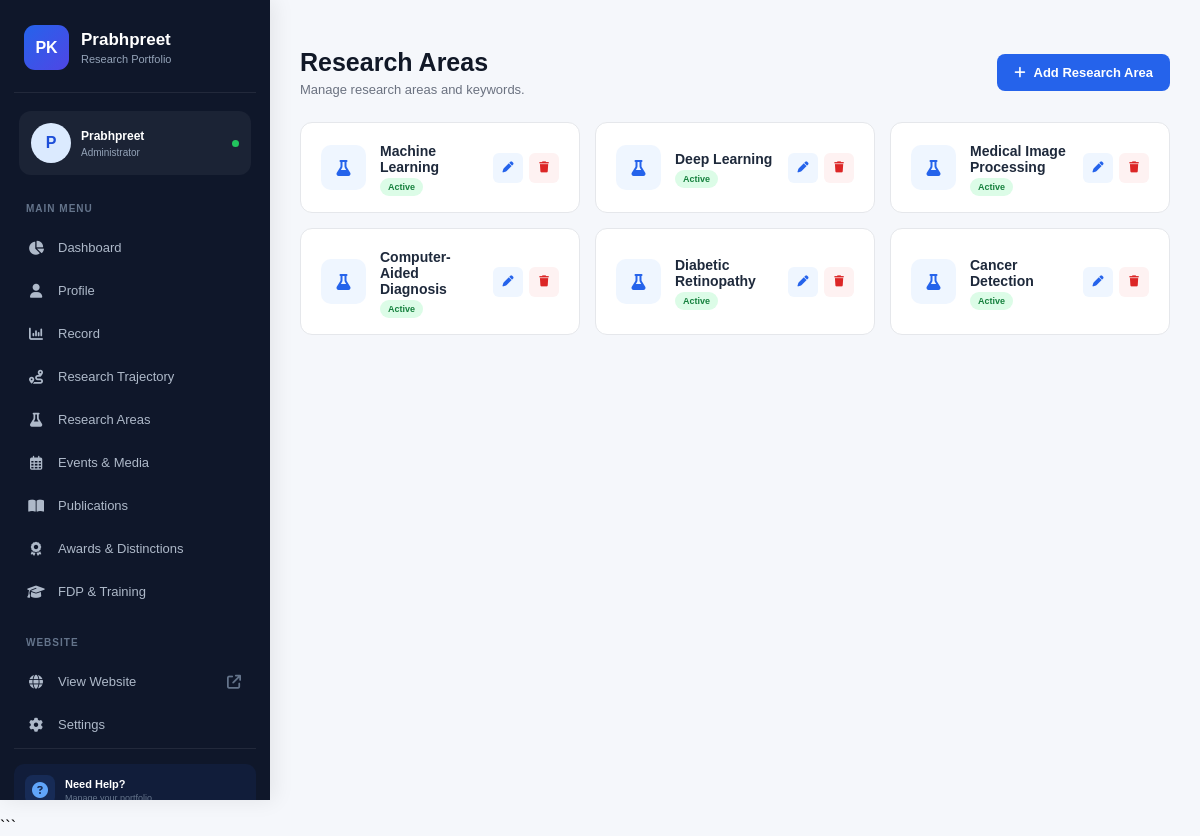
Screenshot of /research-areas/ with the database file from the repository.
### myapp/models.py (models this page shows, shortened)
class ResearchArea(models.Model):
    name = models.CharField(max_length=200)
    is_active = models.BooleanField(default=True)

### myapp/views.py (the view)
# urls.py: path('research-areas/', views.research_areas, name='research_areas'),
def research_areas(request):
    areas = ResearchArea.objects.all()
    return render(request, 'research_areas.html', {'areas': areas})

### templates/research_areas.html (shortened to what this page needs)
{% extends 'sidebar.html' %}
{% block content %}
<div class="page-header">
    <div>
        <h1>Research Areas</h1>
        <p>Manage research areas and keywords.</p>
    </div>
    <a href="{% url 'add_research_area' %}" class="add-btn"><i class="fa-solid fa-plus"></i> Add Research Area</a>
</div>
<div class="area-grid">
    {% for area in areas %}
    <div class="area-card">
        <div class="area-icon"><i class="fa-solid fa-flask"></i></div>
        <div class="area-content">
            <h3>{{ area.name }}</h3>
            {% if area.is_active %}
            <span class="status active">Active</span>
            {% else %}
            <span class="status inactive">Inactive</span>
            {% endif %}
        </div>
        <div class="actions">
            <a href="{% url 'edit_research_area' area.id %}" class="edit"><i class="fa-solid fa-pen"></i></a>
            <a href="{% url 'delete_research_area' area.id %}" class="delete"><i class="fa-solid fa-trash"></i></a>
        </div>
    </div>
    {% empty %}
    <div class="empty">No research areas found.</div>
    {% endfor %}
</div>
{% endblock %}

### templates/sidebar.html (style rules this page uses)
* { margin:0;padding:0;box-sizing:border-box }
body { font-family:Arial,sans-serif;background:#f5f7fb }

### templates/research_areas.html (style rules this page uses)
.page-header { display:flex;align-items:center;justify-content:space-between;margin-bottom:25px }
.page-header h1 { font-size:25px;color:#111827 }
.page-header p { font-size:13px;color:#6b7280;margin-top:5px }
.add-btn { display:inline-flex;align-items:center;gap:8px;background:#2563eb;color:#fff;padding:11px 17px;border-radius:8px;text-decoration:none;font-size:13px;font-weight:600 }
.area-grid { display:grid;grid-template-columns:repeat(3,1fr);gap:15px }
.area-card { background:#fff;border:1px solid #e5e7eb;border-radius:12px;padding:20px;display:flex;align-items:center;gap:14px }
.area-icon { width:45px;height:45px;background:#eff6ff;color:#2563eb;border-radius:10px;display:flex;align-items:center;justify-content:center }
.area-content { flex:1 }
.area-content h3 { font-size:14px;color:#1e293b;margin-bottom:7px }
.status { padding:4px 8px;border-radius:15px;font-size:9px;font-weight:600 }
.active { background:#dcfce7;color:#15803d }
.actions { display:flex;gap:6px }
.actions a { width:30px;height:30px;display:flex;align-items:center;justify-content:center;border-radius:6px;text-decoration:none;font-size:11px }
.edit { background:#eff6ff;color:#2563eb }
.delete { background:#fef2f2;color:#dc2626 }

### rows the page displays
ResearchArea: name "Machine Learning", is_active "Active"
ResearchArea: name "Deep Learning", is_active "Active"
ResearchArea: name "Medical Image Processing", is_active "Active"
ResearchArea: name "Computer-Aided Diagnosis", is_active "Active"
ResearchArea: name "Diabetic Retinopathy", is_active "Active"
ResearchArea: name "Cancer Detection", is_active "Active"
